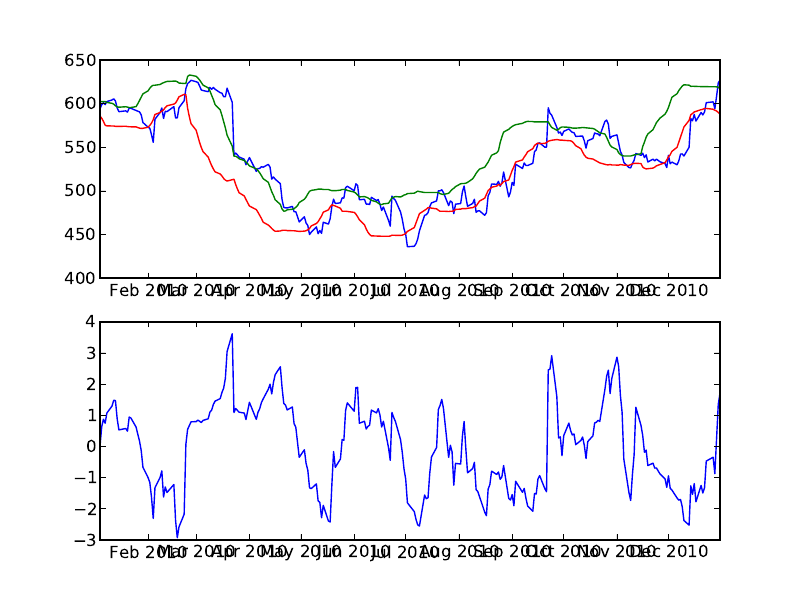

The Python source for this figure:
import pandas as pd
import numpy as np
import math
import copy
import QSTK.qstkutil.qsdateutil as du
import datetime as dt
from pylab import *
import QSTK.qstkutil.DataAccess as da
import QSTK.qstkutil.tsutil as tsu
import csv
import csv
import matplotlib.pyplot as plt
from matplotlib.backends.backend_pdf import PdfPages

def _csv_read_goog_adjusted_close_dates(filename):
    reader = csv.reader(open(filename, 'rU'), delimiter=',')
    goog_close = []
    dates = []
    rolling_mean = [] 
    std = []
    upper = []
    lower = []
    indicator_value = []
    for row in reader:
        if not(row[8] in goog_close):
            goog_close.append(row[8])
        date = dt.datetime(int(row[0]), int(row[1]), int(row[2]))
        if not(date in dates):
            dates.append(date)
	if not(row[9] in rolling_mean):
	    rolling_mean.append(row[9])
	if not(row[10] in std):
	    std.append(row[10])
	if not(row[11] in upper):
	    upper.append(row[11])
	if not(row[12] in lower):
	    lower.append(row[12])
	if not(row[13] in indicator_value):
	    indicator_value.append(row[13])
    dates = sorted(dates)
    return goog_close, dates, rolling_mean, std, upper, lower, indicator_value

goog_close, dates, rolling_mean, std, upper, lower, indicator_value = _csv_read_goog_adjusted_close_dates(sys.argv[1])


testFigure = plt.figure(1)
plt.subplot(211)
plt.plot(dates,goog_close)
plt.plot(dates,upper)
plt.plot(dates,lower)

plt.subplot(212)
plt.plot(dates, indicator_value)
pp = PdfPages('home.pdf')
testFigure.savefig(pp, format='pdf')
pp.close()
